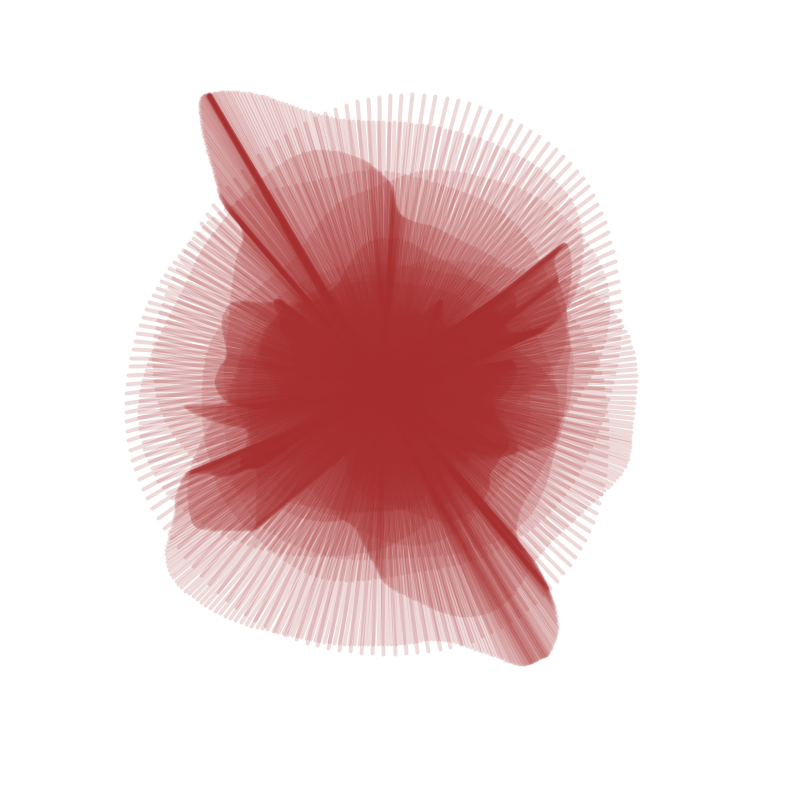
Frame 1 (no input)
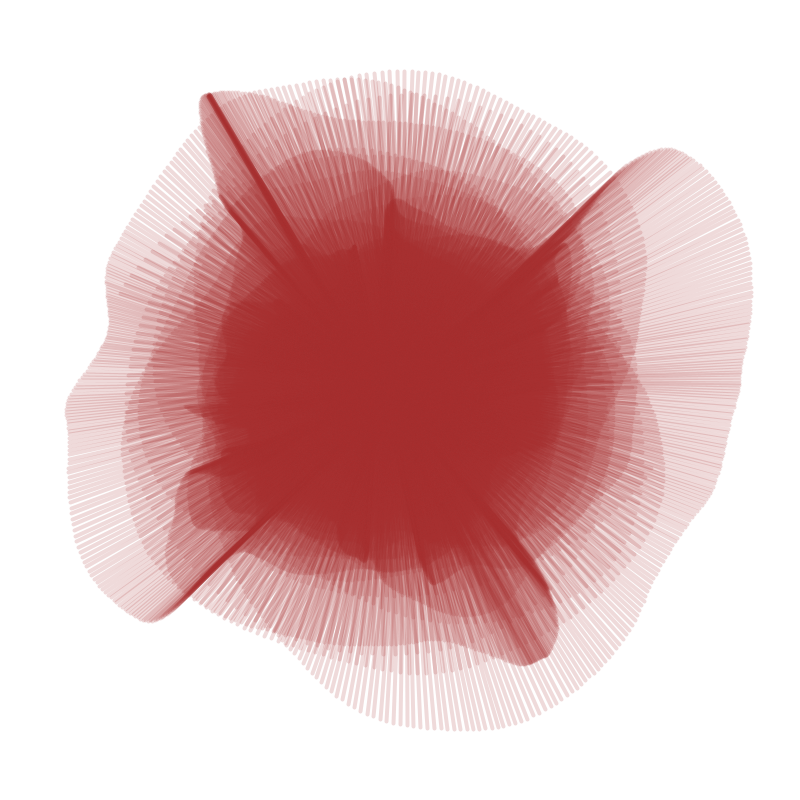
Frame 2 (the mouse pressed at the canvas centre, redrawn once)

The Processing sketch that drew these frames (run headless with seeded random() and noise(); the mouse was pressed at the canvas centre and the sketch redrawn once):

// Processing sketch: sketch_200729b
// ── sketch_200729b.pde
float _angnoise, _radiusnoise;
float _xnoise, _ynoise;
float _angle = -PI/2;
float _radius;  float _strokeCol = 254;
int _strokeChange = -1;


void setup() {
  size(800, 800);
  smooth();
  frameRate(30);
  background(255);

  _angnoise = random(10);
  _radiusnoise = random(10);
  _xnoise = random(10);
  _ynoise = random(10);

}

void wave() {
  
  _radiusnoise += 0.005;
  _radius = (noise(_radiusnoise) * 500) +1;

  _angnoise += 0.005;
  _angle += (noise(_angnoise) * 6) - 3;
  if (_angle > 360) { _angle -= 360; }
  if (_angle < 0) { _angle += 360; }

  _xnoise += 0.01;
  _ynoise += 0.01;
  float centerX = width/2 + (noise(_xnoise) * 100) - 50;
  float centerY = height/2 + (noise(_ynoise) * 100) - 50;

  float rad = radians(_angle);
  float x1 = centerX + (_radius * cos(rad));
  float y1 = centerY + (_radius * sin(rad));

  float opprad = rad + PI;
  float x2 = centerX + (_radius * cos(opprad));
  float y2 = centerY + (_radius * sin(opprad));

  _strokeCol += _strokeChange;
  if (_strokeCol > 254) { _strokeChange = -1; }
  if (_strokeCol < 0) { _strokeChange = 1; }
  stroke(167, 45,45,45);
  strokeWeight(4);
  line(x1, y1, x2, y2);
}

  void draw() {
    
    for(int i = 0; i < 2000; i++) {
      wave();
    }
    save("wave"+ random(1000)+ ".png");
    
    noLoop();


}
